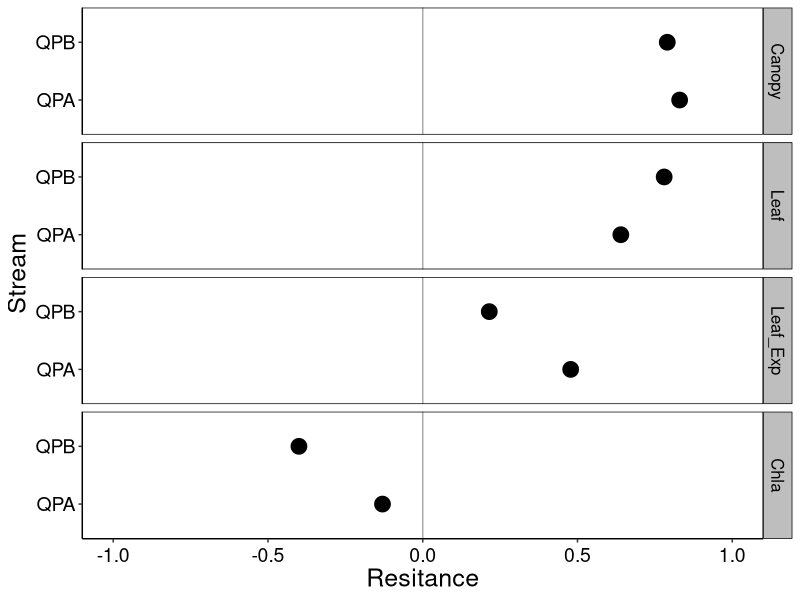
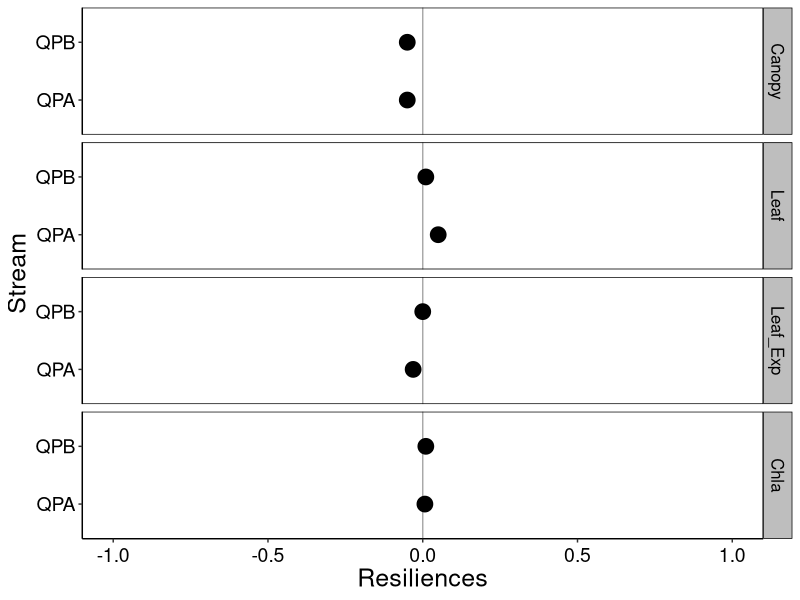
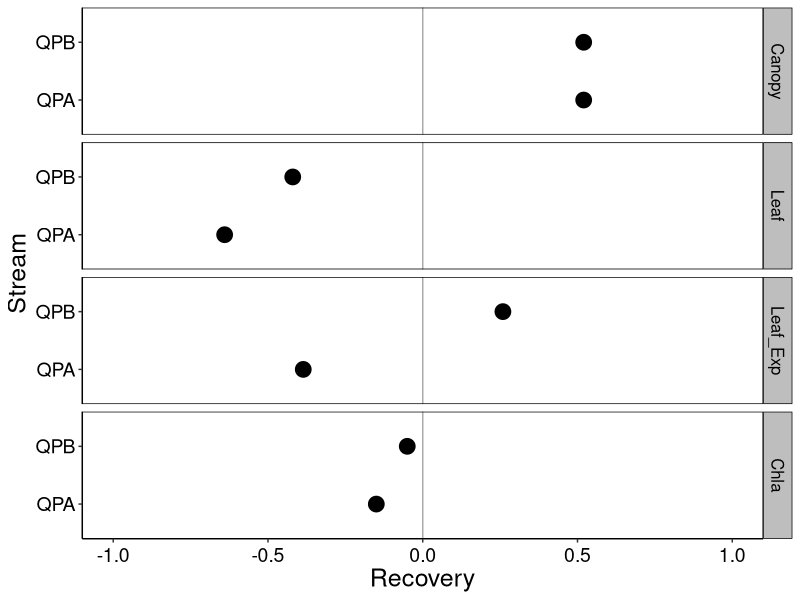
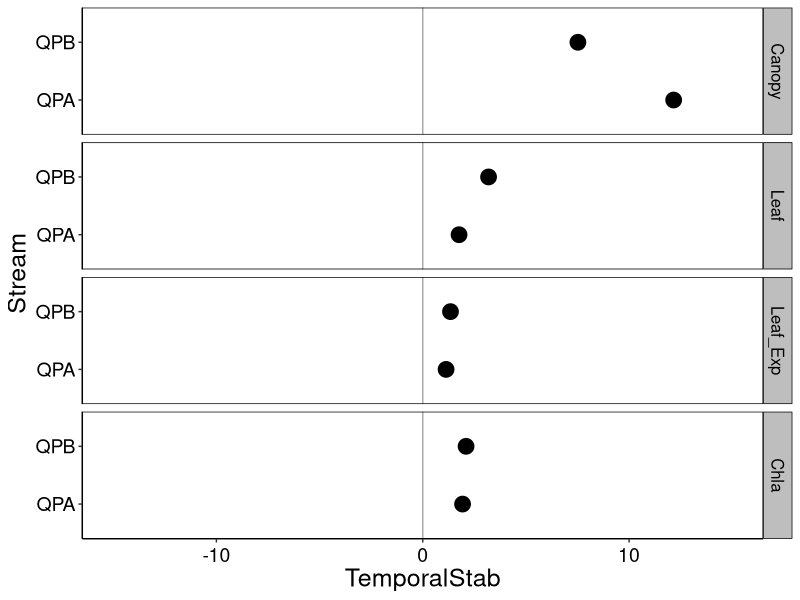
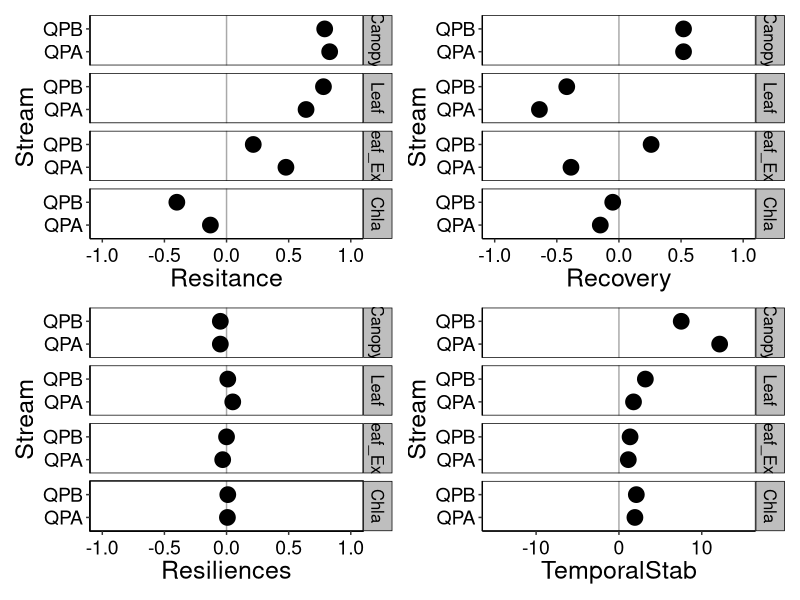
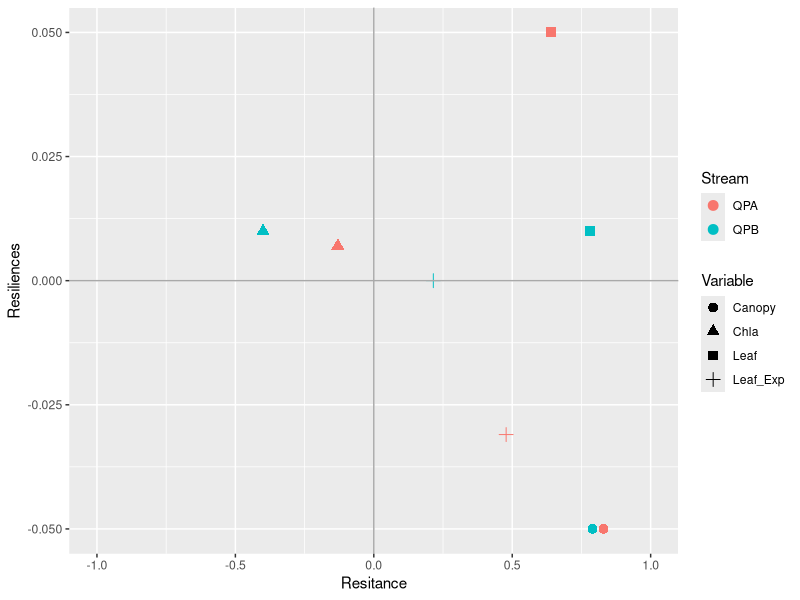

Write the R code that produced these figures, in order.




#--------------------------------------------
# Dot plot
# 09 May 2020
#PEGF
#--------------------------------------------
#

library(modelr)
library(ggplot2)
library(dplyr)
library(patchwork)

metrics<- read.csv("metrics.csv")
metrics



# Resistance --------------------------------------------------------------

metrics$Variable_f = factor(metrics$Variable, levels=c('Canopy','Leaf','Leaf_Exp','Chla'))

r1 <- ggplot(metrics, 
      aes(x=Resitance,
          y=Stream))+ 
#          color=Stream,
 #         group=Variable)) +
  geom_vline(aes(xintercept = 0), color='darkgrey') +
  geom_point(size=5)+ #aes(shape=Variable),size=2.7) +#, position=pd, stat="identity") + 
  
  theme(axis.title.x = element_text(size = 18, angle = 0)) +
  theme(axis.title.y = element_text(size = 18, angle = 90)) +
  
  theme(axis.text.x=element_text(angle=0, size=14, vjust=0.5, color="black")) + #subaxis x
  theme(axis.text.y=element_text(angle=0, size=14, vjust=0.5, color="black")) + #subaxis y
  
   xlim(-1,1) +
  
  theme(panel.grid.major = element_blank(), panel.grid.minor = element_blank(),
        panel.background = element_blank(), axis.line = element_line(colour = "black")) +
  theme(panel.border = element_rect(colour = "black", fill=NA, size=0.5)) +
  
  facet_grid(Variable_f~.) +
  theme(strip.text.y = element_text(size = 12, colour = "black", angle = 270)) +
  theme(strip.background = element_rect(colour = "black", fill = "grey"))

r1


# Resilience --------------------------------------------------------------


metrics$Variable_f = factor(metrics$Variable, levels=c('Canopy','Leaf','Leaf_Exp','Chla'))

r2 <- ggplot(metrics, 
             aes(x=Resiliences,
                 y=Stream))+ 
  #          color=Stream,
  #         group=Variable)) +
  geom_vline(aes(xintercept = 0), color='darkgrey') +
  geom_point(size=5)+ #aes(shape=Variable),size=2.7) +#, position=pd, stat="identity") + 
  
  theme(axis.title.x = element_text(size = 18, angle = 0)) +
  theme(axis.title.y = element_text(size = 18, angle = 90)) +
  
  theme(axis.text.x=element_text(angle=0, size=14, vjust=0.5, color="black")) + #subaxis x
  theme(axis.text.y=element_text(angle=0, size=14, vjust=0.5, color="black")) + #subaxis y
  
  xlim(-1,1) +
  
  theme(panel.grid.major = element_blank(), panel.grid.minor = element_blank(),
        panel.background = element_blank(), axis.line = element_line(colour = "black")) +
  theme(panel.border = element_rect(colour = "black", fill=NA, size=0.5)) +
  
  facet_grid(Variable_f~.) +
  theme(strip.text.y = element_text(size = 12, colour = "black", angle = 270)) +
  theme(strip.background = element_rect(colour = "black", fill = "grey"))

r2


# Recovery ----------------------------------------------------------------

metrics$Variable_f = factor(metrics$Variable, levels=c('Canopy','Leaf','Leaf_Exp','Chla'))

r3 <- ggplot(metrics, 
             aes(x=Recovery,
                 y=Stream))+ 
  #          color=Stream,
  #         group=Variable)) +
  geom_vline(aes(xintercept = 0), color='darkgrey') +
  geom_point(size=5)+ #aes(shape=Variable),size=2.7) +#, position=pd, stat="identity") + 
  
  theme(axis.title.x = element_text(size = 18, angle = 0)) +
  theme(axis.title.y = element_text(size = 18, angle = 90)) +
  
  theme(axis.text.x=element_text(angle=0, size=14, vjust=0.5, color="black")) + #subaxis x
  theme(axis.text.y=element_text(angle=0, size=14, vjust=0.5, color="black")) + #subaxis y
  
  xlim(-1,1) +
  
  theme(panel.grid.major = element_blank(), panel.grid.minor = element_blank(),
        panel.background = element_blank(), axis.line = element_line(colour = "black")) +
  theme(panel.border = element_rect(colour = "black", fill=NA, size=0.5)) +
  
  facet_grid(Variable_f~.) +
  theme(strip.text.y = element_text(size = 12, colour = "black", angle = 270)) +
  theme(strip.background = element_rect(colour = "black", fill = "grey"))

r3

metrics$Variable_f = factor(metrics$Variable, levels=c('Canopy','Leaf','Leaf_Exp','Chla'))
metrics

r4 <- ggplot(metrics, 
             aes(x=TemporalStab,
                 y=Stream))+ 
  #          color=Stream,
  #         group=Variable)) +
  geom_vline(aes(xintercept = 0), color='darkgrey') +
  geom_point(size=5)+ #aes(shape=Variable),size=2.7) +#, position=pd, stat="identity") + 
  
  theme(axis.title.x = element_text(size = 18, angle = 0)) +
  theme(axis.title.y = element_text(size = 18, angle = 90)) +
  
  theme(axis.text.x=element_text(angle=0, size=14, vjust=0.5, color="black")) + #subaxis x
  theme(axis.text.y=element_text(angle=0, size=14, vjust=0.5, color="black")) + #subaxis y
  
  xlim(-15,15) +
  
  theme(panel.grid.major = element_blank(), panel.grid.minor = element_blank(),
        panel.background = element_blank(), axis.line = element_line(colour = "black")) +
  theme(panel.border = element_rect(colour = "black", fill=NA, size=0.5)) +
  
  facet_grid(Variable_f~.) +
  theme(strip.text.y = element_text(size = 12, colour = "black", angle = 270)) +
  theme(strip.background = element_rect(colour = "black", fill = "grey"))

r4

(r1 + r3) / (r2 + r4)




r5<- ggplot(metrics, 
             aes(x=Resitance,
                 y=Resiliences,
                 color= Stream,
                 group=Variable)) +
geom_point(aes(color=Stream,shape=Variable), size=3) +
geom_vline(aes(xintercept = 0), color='darkgrey') +
  geom_hline(aes(yintercept = 0), color='darkgrey') +
  xlim(-1,1) 
r5
 
